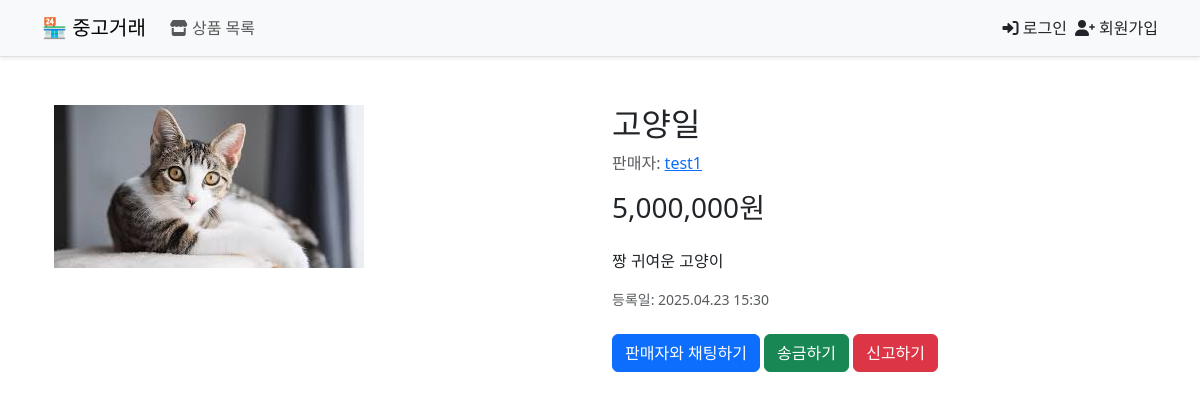
The page /products/1/ on the database as committed earlier.
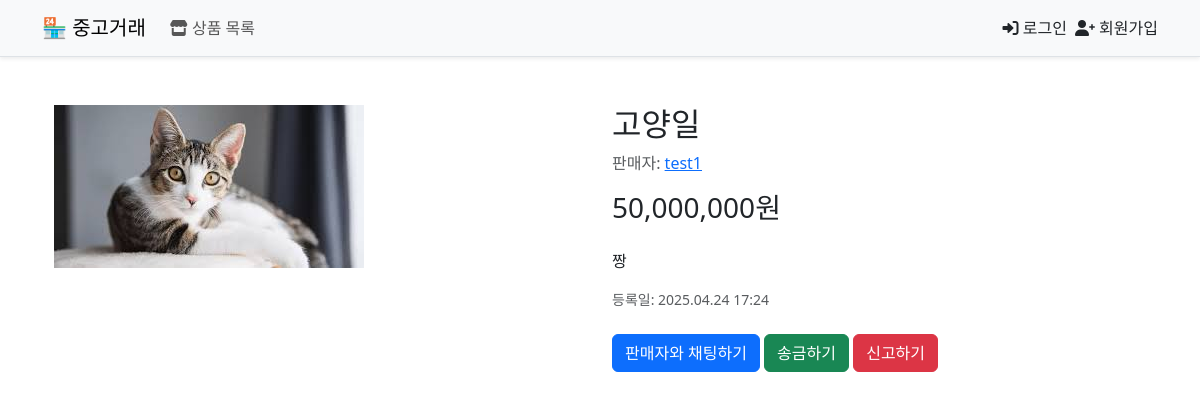
The same page on the database as committed later.
### products/models.py (models this page shows)
class Product(models.Model):
    name = models.CharField(max_length=100)
    description = models.TextField()
    price = models.PositiveIntegerField()
    user = models.ForeignKey(CustomUser, on_delete=models.CASCADE)
    created_at = models.DateTimeField(auto_now_add=True)
    is_hidden = models.BooleanField(default=False)

class ProductImage(models.Model):
    product = models.ForeignKey(Product, on_delete=models.CASCADE)
    image = models.ImageField(upload_to='product_images/')

### accounts/models.py (models this page shows)
class CustomUser(AbstractUser):
    bio = models.TextField(blank=True)
    account_number = models.CharField(max_length=30, blank=True)
    is_admin = models.BooleanField(default=False)
    is_active = models.BooleanField(default=True)

### products/views.py (the view)
# urls.py: path('<int:id>/', views.product_detail_view, name='product_detail'), # /products/5/
def product_detail_view(request, id):
    product = get_object_or_404(Product, id=id)
    if product.is_hidden or not product.user.is_active:
        return render(request, '404.html', status=404)
    return render(request, 'products/product_detail.html', {'product': product})

### templates/products/product_detail.html (shortened to what this page needs)
{% extends 'base.html' %}
{% load humanize %}
{% block content %}
<div class="container mt-5">
    <div class="row">
        <div class="col-md-6">
            {% if product.productimage_set.first %}
                <img src="{{ product.productimage_set.first.image.url }}" class="img-fluid" alt="{{ product.name }}">
            {% else %}
                <div class="text-center p-5 border">
                    <p>이미지가 없습니다</p>
                </div>
            {% endif %}
        </div>
        <div class="col-md-6">
            <h2>{{ product.name }}</h2>
            <p class="text-muted">판매자: <a href="{% url 'accounts:user_profile' user_id=product.user.id %}">{{ product.user.username }}</a></p>
            <p class="h3">{{ product.price|intcomma }}원</p>
            <p class="mt-4">{{ product.description }}</p>
            <p class="text-muted small">등록일: {{ product.created_at|date:"Y.m.d H:i" }}</p>
            {% if user == product.user %}
                <div class="mt-4">
                    <a href="{% url 'products:product_edit' product.id %}" class="btn btn-primary">수정하기</a>
                    <form method="POST" action="{% url 'products:product_delete' product.id %}" style="display: inline;">
                        {% csrf_token %}
                        <button type="submit" class="btn btn-danger" onclick="return confirm('정말 삭제하시겠습니까?')">삭제하기</button>
                    </form>
                </div>
            {% else %}
                <div class="mt-4">
                    <a href="{% url 'chat:private_chat' user_id=product.user.id %}" class="btn btn-primary">판매자와 채팅하기</a>
                    <button class="btn btn-success" data-bs-toggle="modal" data-bs-target="#accountModal">송금하기</button>
                    <button class="btn btn-danger" data-bs-toggle="modal" data-bs-target="#reportModal">신고하기</button>
                </div>
            {% endif %}
        </div>
    </div>
</div>
{% endblock %}

Rows that differ between the two databases and show on the page:
changed Product "고양일": price "5,000,000" → "50,000,000"; description "짱 귀여운 고양이" → "짱"; created_at "2025.04.23 15:30" → "2025.04.24 17:24"
